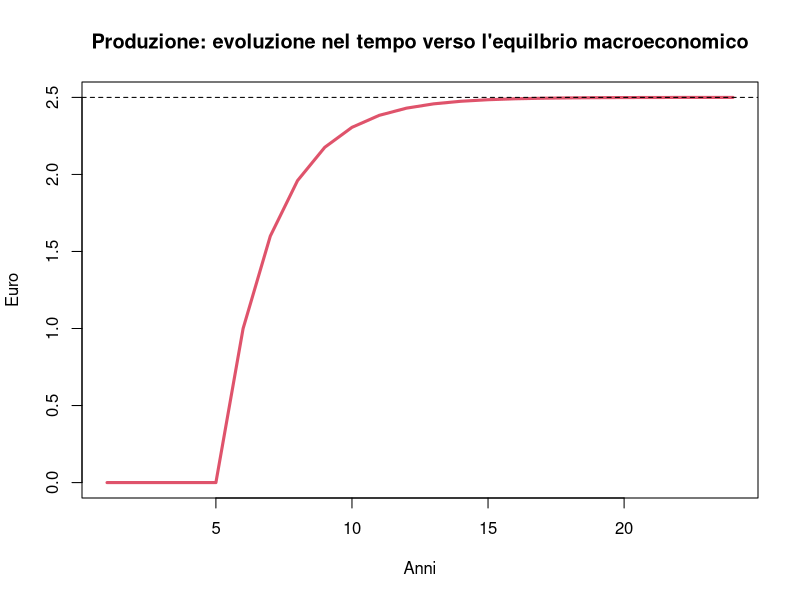

Write the R code that produced this figure.
# L'equilibrio macroeconomico: un semplice modello dinamico

# Definisci il numero di periodi (anni) da considerare
periodi = 25

# Definisci il valore dei parametri e delle variabili esogene del modello ####
c0 = 0
c1 = 0.6
I_bar = 0
G_bar = 0
T_bar = 0
Y_star = 0

# Definisci le variabili del modello ####
Zt = matrix(data=0, nrow=1, ncol=periodi)
Yt = matrix(data=0, nrow=1, ncol=periodi)
Ydt = matrix(data=0, nrow=1, ncol=periodi)
Ct = matrix(data=0, nrow=1, ncol=periodi)
It = matrix(data=I_bar, nrow=1, ncol=periodi)
Gt = matrix(data=G_bar, nrow=1, ncol=periodi)
Tt = matrix(data=T_bar, nrow=1, ncol=periodi)

# Definisci un numero sufficiente di iterazioni da far convergere il sistema di equazioni alla soluzione simultanea ####
for (iterazioni in 1:50){
  
  # Definisci la sequenza di periodi ####
    for (t in 2:periodi){
  
      # Introduci 1 euro di spesa pubblica a partire dal quinto anno successivo a quello di partenza (2) ####
      if(t<7){c0=0}else{c0=1}    
      
        # Definisci le equazioni del modello in modo dinamico ####
        Zt[1,t] = Ct[1,t] + It[1,t] + Gt[1,t]  # Domanda di beni (identità)
        Ct[1,t] = c0 + c1*Ydt[1,t-1]           # Consumo (comportamento). Nota il ritardo temporale in Ydt.
        Ydt[1,t] = Yt[1,t] - Tt[1,t]           # Reddito disponibile (identità)
        It[1,t] = I_bar                        # Investimento (comportamento)
        Gt[1,t] = G_bar                        # Spesa pubblica (comportamento)
        Tt[1,t] = T_bar                        # Imposte nette (comportamento)
        Yt[1,t] = Zt[1,t]                      # Produzione e reddito (condizione di equilibrio)
  }
}

# Calcola il valore della produzione di equilibrio (di stato stazionario) ####
Y_star = (c0+I_bar+G_bar-c1*T_bar)/(1-c1)

# Visualizza i risultati ####
plot(Yt[1,2:periodi], type="l", col=2, lwd=3, xlab="Anni", ylab="Euro",
     main="Produzione: evoluzione nel tempo verso l'equilbrio macroeconomico")
abline(h=Y_star,lty=2)
